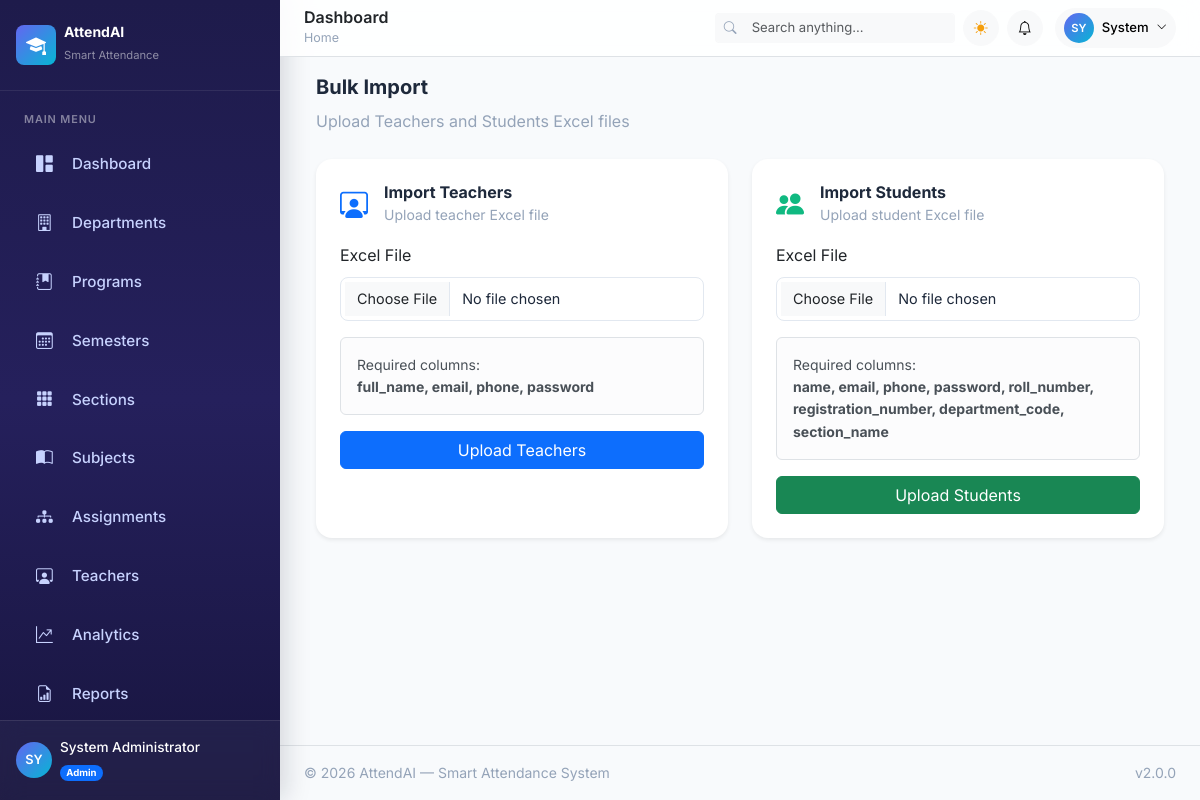
Page /admin/import (signed in) on the committed database.
### app/models/user.py (models this page shows, shortened)
class User(UserMixin, db.Model):
    __tablename__ = 'users'
    id = db.Column(db.Integer, primary_key=True)
    email = db.Column(db.String(120), unique=True, nullable=False, index=True)
    password_hash = db.Column(db.String(256), nullable=False)
    full_name = db.Column(db.String(100), nullable=False)
    phone = db.Column(db.String(20), nullable=True)
    avatar = db.Column(db.String(255), nullable=True)
    role = db.Column(db.String(20), nullable=False, default='teacher') # 'admin', 'teacher', 'student'
    is_active = db.Column(db.Boolean, default=True, nullable=False)
    created_at = db.Column(db.DateTime, default=datetime.utcnow, nullable=False)
    last_login = db.Column(db.DateTime, nullable=True)
    theme_preference = db.Column(db.String(10), default='light', nullable=False)

### app/blueprints/admin.py (the view)
@admin_bp.route('/import')
@login_required
@admin_required
def bulk_import():
    return render_template('admin/bulk_import.html')

### app/blueprints/auth.py (called while the page is built)
@login_manager.user_loader
def load_user(user_id):
    return User.query.get(int(user_id))

### app/services/notification_service.py (called while the page is built)
def get_unread_count(user_id):
    return Notification.query.filter_by(user_id=user_id, is_read=False).count()

### app/templates/admin/bulk_import.html (shortened to what this page needs)
{% extends "base.html" %}
{% block content %}
<div class="container-fluid">
    <div class="mb-4">
        <h3 class="fw-bold">
            Bulk Import
        </h3>
        <p class="text-muted">
            Upload Teachers and Students Excel files
        </p>
    </div>
    <div class="row g-4">
        <div class="col-lg-6">
            <div class="card shadow-sm border-0 rounded-4 p-4 h-100">
                <div class="d-flex align-items-center mb-3">
                    <i class="bi bi-person-workspace fs-3 text-primary me-3"></i>
                    <div>
                        <h5 class="fw-bold mb-0">
                            Import Teachers
                        </h5>
                        <small class="text-muted">
                            Upload teacher Excel file
                        </small>
                    </div>
                </div>
                <form method="POST"
                      action="{{ url_for('admin.import_teachers') }}"
                      enctype="multipart/form-data">
                    <div class="mb-3">
                        <label class="form-label">
                            Excel File
                        </label>
                        <input type="file"
                               class="form-control"
                               name="teacher_file"
                               accept=".xlsx,.xls"
                               required>
                    </div>
                    <div class="alert alert-light border small">
                        Required columns:
                        <br>
                        <strong>
                            full_name, email, phone, password
                        </strong>
                    </div>
                    <button class="btn btn-primary w-100">
                        Upload Teachers
                    </button>
                </form>
            </div>
        </div>
        <div class="col-lg-6">
            <div class="card shadow-sm border-0 rounded-4 p-4 h-100">
                <div class="d-flex align-items-center mb-3">
                    <i class="bi bi-people-fill fs-3 text-success me-3"></i>
                    <div>
                        <h5 class="fw-bold mb-0">
                            Import Students
                        </h5>
                        <small class="text-muted">
                            Upload student Excel file
                        </small>
                    </div>
                </div>
                <form method="POST"
                      action="{{ url_for('admin.import_students') }}"
                      enctype="multipart/form-data">
                    <div class="mb-3">
                        <label class="form-label">
                            Excel File
                        </label>
                        <input type="file"
                               class="form-control"
                               name="student_file"
                               accept=".xlsx,.xls"
                               required>
                    </div>
                    <div class="alert alert-light border small">
                        Required columns:
                        <br>
                        <strong>
                            name, email, phone, password,
                            roll_number,
                            registration_number,
                            department_code,
                            section_name
                        </strong>
                    </div>
                    <button class="btn btn-success w-100">
                        Upload Students
                    </button>
                </form>
            </div>
        </div>
    </div>
</div>
{% endblock %}

### app/templates/components/sidebar.html (shortened to what this page needs)
<aside class="app-sidebar" id="appSidebar">
    <div class="sidebar-brand d-flex align-items-center gap-2 px-3 py-4">
        <div class="brand-icon d-flex align-items-center justify-content-center rounded-3" style="width:40px;height:40px;background:linear-gradient(135deg,#6366f1,#06b6d4);">
            <i class="bi bi-mortarboard-fill text-white fs-5"></i>
        </div>
        <div class="brand-text">
            <h6 class="mb-0 text-white fw-bold">AttendAI</h6>
            <small class="text-white-50" style="font-size:0.7rem;">Smart Attendance</small>
        </div>
    </div>
    <nav class="sidebar-nav flex-grow-1 px-2 py-2">
        <div class="nav-section">
            <span class="nav-section-label text-uppercase text-white-50 px-3 mb-2 d-block" style="font-size:0.65rem;letter-spacing:0.08em;">Main Menu</span>
            {% if current_user.role == 'admin' %}
            <a href="{{ url_for('admin.dashboard') }}" class="sidebar-link {{ 'active' if request.endpoint == 'admin.dashboard' }}">
                <i class="bi bi-grid-1x2-fill"></i><span>Dashboard</span>
            </a>
            <a href="{{ url_for('admin.departments') }}" class="sidebar-link {{ 'active' if request.endpoint == 'admin.departments' }}">
                <i class="bi bi-building"></i><span>Departments</span>
            </a>
            <a href="{{ url_for('admin.programs') }}" class="sidebar-link {{ 'active' if request.endpoint == 'admin.programs' }}">
                <i class="bi bi-journal-bookmark-fill"></i><span>Programs</span>
            </a>
            <a href="{{ url_for('admin.semesters') }}"
                class="sidebar-link {{ 'active' if request.endpoint == 'admin.semesters' }}">
                <i class="bi bi-calendar3"></i>
                <span>Semesters</span>
            </a>
            <a href="{{ url_for('admin.sections') }}"
                class="sidebar-link {{ 'active' if request.endpoint == 'admin.sections' }}">
                <i class="bi bi-grid-3x3-gap-fill"></i>
                <span>Sections</span>
            </a>
            <a href="{{ url_for('admin.subjects') }}" class="sidebar-link {{ 'active' if request.endpoint == 'admin.subjects' }}">
                <i class="bi bi-book-half"></i><span>Subjects</span>
            </a>
            <a href="{{ url_for('admin.assignments') }}"class="sidebar-link {{ 'active' if request.endpoint == 'admin.assignments' }}">
                <i class="bi bi-diagram-3-fill"></i>
                <span>Assignments</span>
            </a>
            <a href="{{ url_for('admin.teachers') }}" class="sidebar-link {{ 'active' if request.endpoint == 'admin.teachers' }}">
                <i class="bi bi-person-workspace"></i><span>Teachers</span>
            </a>
            <a href="{{ url_for('analytics.dashboard') }}" class="sidebar-link {{ 'active' if request.endpoint == 'analytics.dashboard' }}">
                <i class="bi bi-graph-up-arrow"></i><span>Analytics</span>
            </a>
            <a href="{{ url_for('reports.index') }}" class="sidebar-link {{ 'active' if request.endpoint == 'reports.index' }}">
                <i class="bi bi-file-earmark-bar-graph"></i><span>Reports</span>
            </a>
            {% endif %}
        </div>
    </nav>
    <div class="sidebar-user px-3 py-3 border-top border-white border-opacity-10">
        <div class="d-flex align-items-center gap-2">
            <div class="user-avatar d-flex align-items-center justify-content-center rounded-circle flex-shrink-0" style="width:36px;height:36px;background:linear-gradient(135deg,#6366f1,#06b6d4);font-size:0.8rem;font-weight:600;color:#fff;">
                {{ current_user.full_name[:2]|upper if current_user.full_name else 'U' }}
            </div>
            <div class="overflow-hidden">
                <div class="text-white text-truncate fw-medium" style="font-size:0.85rem;">{{ current_user.full_name or 'User' }}</div>
                <span class="badge rounded-pill {% if current_user.role == 'admin' %}bg-primary{% elif current_user.role == 'teacher' %}bg-info{% else %}bg-success{% endif %}" style="font-size:0.6rem;">
                    {{ current_user.role|capitalize }}
                </span>
            </div>
        </div>
    </div>
</aside>

### app/templates/components/navbar.html (shortened to what this page needs)
<header class="app-navbar sticky-top bg-white border-bottom px-4 py-2 d-flex align-items-center justify-content-between" style="z-index:1020;backdrop-filter:blur(12px);background:rgba(255,255,255,0.85)!important;">
    <div class="d-flex align-items-center gap-3">
        <div>
            <h5 class="mb-0 fw-semibold text-dark">{% block page_title %}Dashboard{% endblock %}</h5>
            <nav aria-label="breadcrumb" class="d-none d-md-block">
                <ol class="breadcrumb mb-0" style="font-size:0.78rem;">
                    <li class="breadcrumb-item"><a href="#" class="text-decoration-none text-muted">Home</a></li>
                </ol>
            </nav>
        </div>
    </div>
    <div class="d-flex align-items-center gap-2">
        {% if current_user.role == 'admin' %}
        <div class="input-group input-group-sm d-none d-xl-flex" style="width:240px;">
            <span class="input-group-text bg-light border-end-0 border-light"><i class="bi bi-search text-muted" style="font-size:0.8rem;"></i></span>
            <input type="text" class="form-control form-control-sm bg-light border-start-0 border-light" placeholder="Search anything..." id="globalSearch" style="font-size:0.82rem;">
        </div>
        {% endif %}
        <button class="btn btn-light btn-sm rounded-circle d-flex align-items-center justify-content-center" style="width:36px;height:36px;" onclick="toggleTheme()" id="themeToggleBtn" aria-label="Toggle theme">
            <i class="bi bi-sun-fill text-warning" id="themeIcon"></i>
        </button>
        <div class="dropdown">
            <button class="btn btn-light btn-sm rounded-circle d-flex align-items-center justify-content-center position-relative" style="width:36px;height:36px;" data-bs-toggle="dropdown" data-bs-auto-close="outside" aria-expanded="false" aria-label="Notifications">
                <i class="bi bi-bell"></i>
            </button>
        </div>
        <div class="dropdown ms-1">
            <button class="btn btn-light btn-sm rounded-pill d-flex align-items-center gap-2 px-2 py-1" data-bs-toggle="dropdown" aria-expanded="false">
                <div class="d-flex align-items-center justify-content-center rounded-circle" style="width:30px;height:30px;background:linear-gradient(135deg,#6366f1,#06b6d4);font-size:0.7rem;font-weight:600;color:#fff;">
                    {{ current_user.full_name[:2]|upper if current_user.full_name else 'U' }}
                </div>
                <span class="d-none d-md-inline fw-medium" style="font-size:0.82rem;">{{ current_user.full_name.split(' ')[0] if current_user.full_name else 'User' }}</span>
                <i class="bi bi-chevron-down" style="font-size:0.65rem;"></i>
            </button>
        </div>
    </div>
</header>

### app/static/css/main.css (style rules this page uses)
:root { --primary: #6366f1; --primary-rgb: 99, 102, 241; --primary-light: #818cf8; --primary-dark: #4f46e5; --primary-darker: #3730a3; --accent: #06b6d4; --accent-rgb: 6, 182, 212; --accent-light: #22d3ee; --success: #10b981; --success-rgb: 16, 185, 129; --warning: #f59e0b; --warning-rgb: 245, 158, 11; --danger: #ef4444; --danger-rgb: 239, 68, 68; --bg-primary: #f8fafc; --bg-secondary: #f1f5f9; --bg-card: #ffffff; --bg-sidebar: #1e1b4b; --bg-sidebar-hover: #312e81; --bg-sidebar-active: #3730a3; --text-primary: #1e293b; --text-secondary: #64748b; --text-muted: #94a3b8; --text-sidebar: #c7d2fe; --text-sidebar-active: #ffffff; --border-color: #e2e8f0; --border-light: #f1f5f9; --shadow-sm: 0 1px 2px rgba(0, 0, 0, 0.05); --shadow-md: 0 4px 6px -1px rgba(0, 0, 0, 0.1), 0 2px 4px -2px rgba(0, 0, 0, 0.1); --shadow-lg: 0 10px 15px -3px rgba(0, 0, 0, 0.1), 0 4px 6px -4px rgba(0, 0, 0, 0.1); --shadow-xl: 0 20px 25px -5px rgba(0, 0, 0, 0.1), 0 8px 10px -6px rgba(0, 0, 0, 0.1); --radius-sm: 8px; --radius-md: 12px; --radius-lg: 16px; --radius-xl: 24px; --glass-bg: rgba(255, 255, 255, 0.7); --glass-border: rgba(255, 255, 255, 0.3); --transition-fast: 150ms ease; --transition-base: 250ms ease; --transition-slow: 350ms ease; --font-sans: 'Inter', -apple-system, BlinkMacSystemFont, 'Segoe UI', sans-serif; --font-mono: 'JetBrains Mono', monospace; --sidebar-width: 280px; --sidebar-collapsed-width: 80px; --navbar-height: 70px; }
*, *::before, *::after { box-sizing: border-box; margin: 0; padding: 0; }
html { scroll-behavior: smooth; font-size: 16px; }
body { font-family: var(--font-sans); background: var(--bg-primary); color: var(--text-primary); line-height: 1.6; transition: background var(--transition-base), color var(--transition-base); -webkit-font-smoothing: antialiased; -moz-osx-font-smoothing: grayscale; }
a { color: var(--primary); text-decoration: none; transition: color var(--transition-fast); }
button { font-family: inherit; }
.app-body { display: flex; min-height: 100vh; }
.sidebar-brand { padding: 24px 20px; display: flex; align-items: center; gap: 12px; border-bottom: 1px solid rgba(255, 255, 255, 0.1); flex-shrink: 0; }
.sidebar-nav { flex: 1; padding: 16px 12px; overflow-y: auto; }
.sidebar-user { display: flex; align-items: center; gap: 12px; }
h3 { font-size: 1.25rem; font-weight: 600; line-height: 1.4; color: var(--text-primary); }
h5 { font-size: 1rem; font-weight: 600; color: var(--text-primary); }
h6 { font-size: 0.875rem; font-weight: 600; color: var(--text-primary); }
p { margin-bottom: 1rem; }
p:last-child { margin-bottom: 0; }
.text-muted { color: var(--text-muted) !important; }
.text-success { color: var(--success) !important; }
.text-warning { color: var(--warning) !important; }
small, .text-sm { font-size: 0.875rem; }
* { scrollbar-width: thin; scrollbar-color: rgba(var(--primary-rgb), 0.3) transparent; }
.d-flex { display: flex; }
.d-none { display: none; }
.d-block { display: block; }
.w-100 { width: 100%; }
.h-100 { height: 100%; }
.overflow-hidden { overflow: hidden; }
.position-relative { position: relative; }
.app-sidebar { width: var(--sidebar-width); background: linear-gradient( 180deg, #1e1b4b 0%, #25205c 50%, #18153f 100% ); height: 100vh; position: fixed; left: 0; top: 0; z-index: 1000; display: flex; flex-direction: column; box-shadow: 6px 0 24px rgba(15, 23, 42, 0.15); }
.sidebar-brand { border-bottom: 1px solid rgba(255,255,255,0.08); min-height: 80px; }
.sidebar-nav { flex: 1; overflow-y: auto !important; overflow-x: hidden; min-height: 0; padding-top: 8px; }
.sidebar-link { display: flex; align-items: center; gap: 14px; color: var(--text-sidebar); padding: 14px 18px; margin: 4px 10px; border-radius: 14px; font-size: 0.95rem; font-weight: 500; transition: all 0.25s ease; text-decoration: none; }
.sidebar-link i { width: 22px; font-size: 1.05rem; flex-shrink: 0; }
.sidebar-link span { white-space: nowrap; }
.nav-section-label { color: rgba(255,255,255,0.45) !important; font-size: 0.68rem !important; font-weight: 600; margin-top: 12px; }
.sidebar-user { background: rgba(255,255,255,0.04); backdrop-filter: blur(10px); }

### rows in the picture
User: full_name "SY", full_name "System Administrator", role "Admin", full_name "System"
